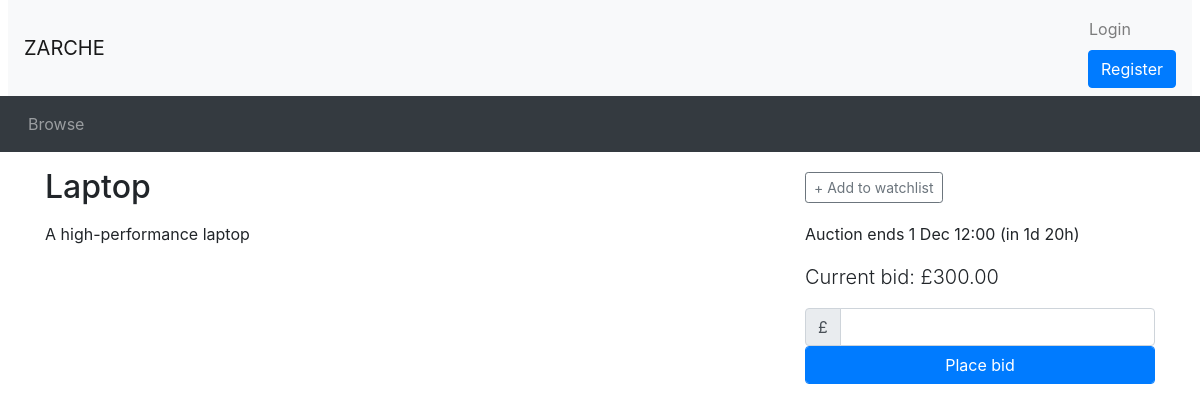
The page /listing.php?auctionID=1 on the database as committed earlier.
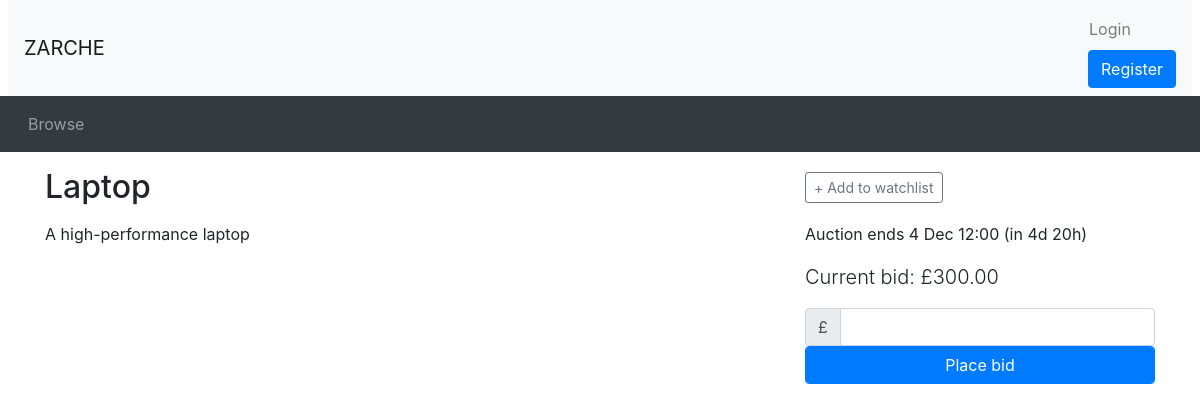
The same page on the database as committed later.
### tables this page shows
CREATE TABLE `Auction` (
  `AuctionID` INT AUTO_INCREMENT PRIMARY KEY,
  `UserID` INT,
  `ItemName` VARCHAR(255) NOT NULL,
  `Description` VARCHAR(255) NOT NULL,
  `CategoryID` INT,
  `ReservePrice` DECIMAL(10, 2),
  `StartPrice` DECIMAL(10, 2),
  `EndDate` DATETIME,
  `Views` INT DEFAULT 0,
  `Image` VARCHAR(255),
  FOREIGN KEY (`UserID`) REFERENCES `Users`(`UserID`) ON DELETE CASCADE,
  FOREIGN KEY (`CategoryID`) REFERENCES `Category`(`CategoryID`) ON DELETE CASCADE
);

### utilities.php (called while the page is built, shortened)
<?php
function display_time_remaining($interval) {
    if ($interval->days == 0 && $interval->h == 0) {
      $time_remaining = $interval->format('%im %Ss');
    }
    else if ($interval->days == 0) {
      $time_remaining = $interval->format('%hh %im');
    }
    else {
      $time_remaining = $interval->format('%ad %hh');
    }
  return $time_remaining;
}
?>

### listing.php (the view, shortened to what this page needs)
<?php include_once("header.php"); ?>
<?php require("utilities.php"); ?>
<?php
if (isset($_GET['auctionID'])) {
    $item_id = $_GET['auctionID'];
    global $conn;
    $sql = "SELECT AuctionID, ItemName, Description, StartPrice, ReservePrice, EndDate FROM Auction WHERE AuctionID = ?";
    $stmt = $conn->prepare($sql);
    $stmt->bind_param("i", $item_id);
    $stmt->execute();
    $result = $stmt->get_result();
    if ($result->num_rows > 0) {
        $row = $result->fetch_assoc();
        $title = htmlspecialchars($row['ItemName']);
        $description = htmlspecialchars($row['Description']);
        $current_price = $row['StartPrice'];
        $end_time = new DateTime($row['EndDate']);
        $now = new DateTime();
        if ($now < $end_time) {
            $time_to_end = date_diff($now, $end_time);
            $time_remaining = ' (in ' . display_time_remaining($time_to_end) . ')';
        } else {
            $time_remaining = "This auction has ended";
        }
    } else {
        echo "<p>Auction not found.</p>";
        exit;
    }
} else {
    echo "<p>Invalid item ID.</p>";
    exit;
}
$watching = false;
?>
<div class="container">
    <div class="row">
        <div class="col-sm-8">
            <h2 class="my-3"><?php echo $title; ?></h2>
        </div>
        <div class="col-sm-4 align-self-center">
            <?php if ($now < $end_time): ?>
                <div id="watch_nowatch" <?php if ($watching) echo 'style="display: none"'; ?>>
                    <button type="button" class="btn btn-outline-secondary btn-sm" onclick="addToWatchlist()">+ Add to watchlist</button>
                </div>
            <?php endif; ?>
        </div>
    </div>
    <div class="row">
        <div class="col-sm-8">
            <div class="itemDescription">
                <p><?php echo $description; ?></p>
            </div>
        </div>
        <div class="col-sm-4">
            <p>
                <?php if ($now > $end_time): ?>
                    This auction ended <?php echo $end_time->format('j M H:i'); ?>
                <?php else: ?>
                    Auction ends <?php echo $end_time->format('j M H:i') . $time_remaining; ?>
                <?php endif; ?>
            </p>
            <p class="lead">Current bid: £<?php echo number_format($current_price, 2); ?></p>
            <?php if ($now < $end_time): ?>
                <form method="POST" action="place_bid.php">
                    <div class="input-group">
                        <div class="input-group-prepend">
                            <span class="input-group-text">£</span>
                        </div>
                        <input type="number" class="form-control" id="bid" name="bid" required>
                    </div>
                    <button type="submit" class="btn btn-primary form-control">Place bid</button>
                </form>
            <?php endif; ?>
        </div>
    </div>
</div>
<?php include_once("footer.php"); ?>

Rows that differ between the two databases and show on the page:
changed auction "Laptop": EndDate "1 Dec 12:00" → "4 Dec 12:00"; EndDate "(in 1d 20h)" → "(in 4d 20h)"
